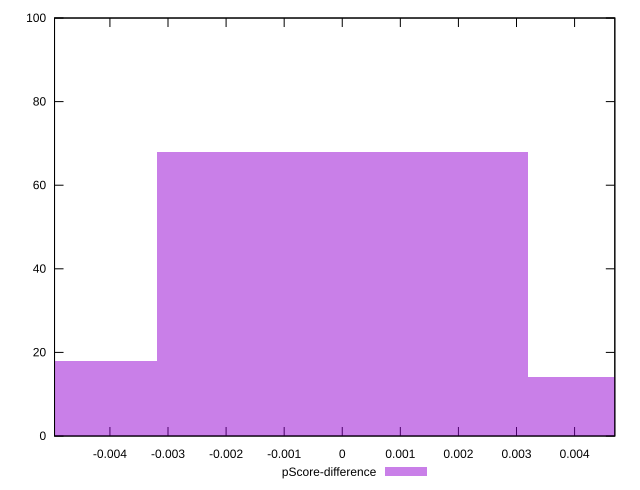

gnuplot code for this plot:
reset

$pScoreDifference <<EOF
0 68
-0.0063904687661897885 18
0.0063904687661897885 14
EOF

set key outside below
set boxwidth 0.0063904687661897885
set xrange [-0.004953702124793069:0.004692842167923428]
set yrange [0:100]
set trange [0:100]
set style fill transparent solid 0.5 noborder
set terminal svg size 640, 490 enhanced background rgb 'white'
set output "report_00009_2021-02-08T22-37-41.559Z/speed-index/samples/pages+cached+noadtech/pScore-difference/histogram.svg"

plot $pScoreDifference title "pScore-difference" with boxes

reset
